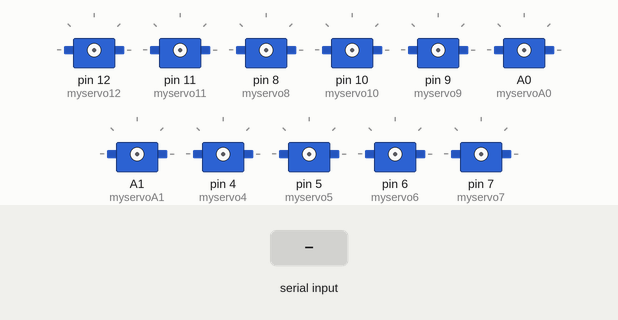
A sketch run on a simulated Arduino Uno, built with avr-gcc and run on an emulated ATmega328P. Parts: 11 × servo. Inputs (shaded band) come from the test bench.

Above: at 1.7 s.
1.8 s: "2" received over Serial
At 4.2 s:
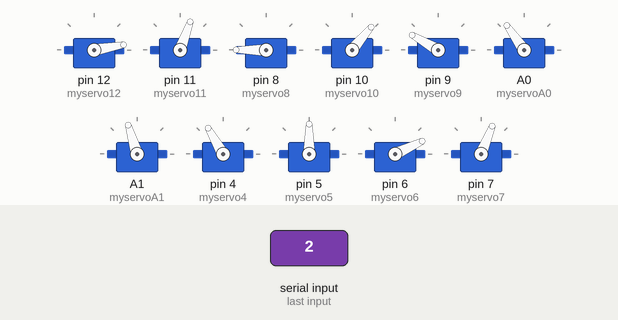
4.8 s: byte 69 ('E') received over Serial
At 5.7 s:
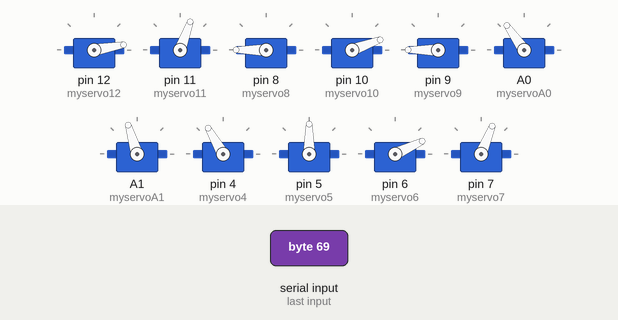
6.8 s: byte 65 ('A') received over Serial
At 8.0 s:
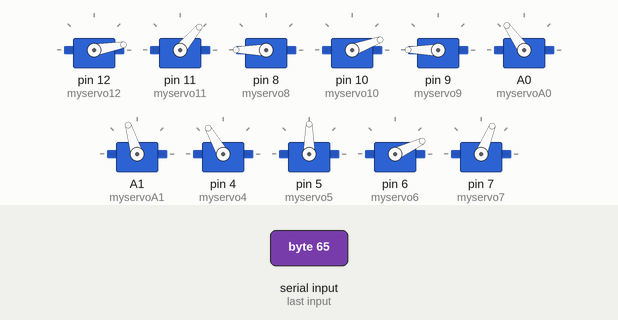
8.3 s: byte 66 ('B') received over Serial
At 9.2 s:
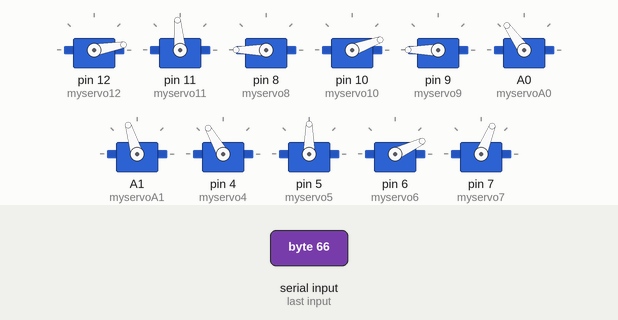
9.8 s: byte 67 ('C') received over Serial
At 10.7 s:
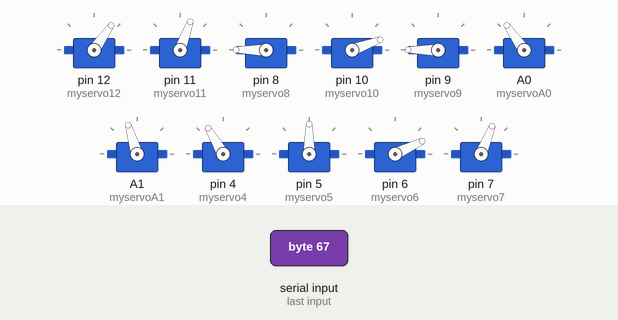
12.4 s: byte 68 ('D') received over Serial
At 13.5 s:
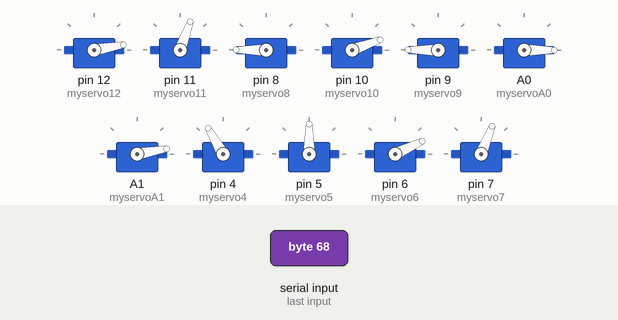
Timing chart, 0 to 14.9 s (numbered marks = the images above; inputs shaded):
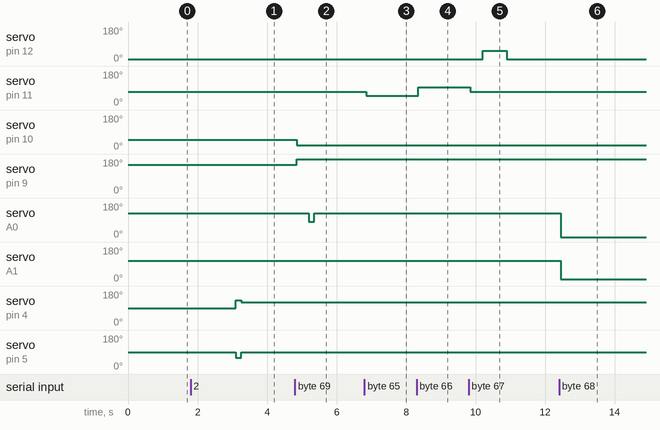

Measured:
- after the input at 1.8 s, servo on pin 4 (myservo4): 90° → 130° after 1.3 s, → 120° 0.15 s later; servo on pin 5 (myservo5): 90° → 60° after 1.3 s, → 90° 0.15 s later
- after the input at 4.8 s, servo on pin 10 (myservo10): 50° → 20° after 0.05 s; servo on pin 9 (myservo9): 150° → 180° after 0.05 s; servo on A0 (myservoA0): 125° → 80° after 0.40 s, → 125° 0.15 s later
- after the input at 6.8 s, servo on pin 11 (myservo11): 70° → 50° after 0.05 s
- after the input at 8.3 s, servo on pin 11 (myservo11): 50° → 95° after 0.05 s
- after the input at 9.8 s, servo on pin 12 (myservo12): 10° → 55° after 0.40 s, → 10° 0.70 s later; servo on pin 11 (myservo11): 95° → 70° after 0.05 s
- after the input at 12.4 s, servo on A0 (myservoA0): 125° → 0° after 0.05 s; servo on A1 (myservoA1): 107° → 10° after 0.05 s

The sketch:

Our_Arduino.ino
```cpp
/*
 * Control a servo motor, provide teleoperation via GUI from Visual Studio
 * Laura Boccanfuso, Lisa Chen, Colette Torres, 2015
 */

#include <Servo.h>

// create servo objects to control each servo

Servo myservo4;   // right eyebrow
Servo myservo5;   // left eyebrow
Servo myservo6;   // right eyeball left/right
Servo myservo7;   // left eyeball left/right
Servo myservo8;   // jaw
Servo myservo9;   // right lip
Servo myservo10;  // left lip
Servo myservo11;  // head left/right
Servo myservo12;  // head up/down
Servo myservoA0;  // left eyelid
Servo myservoA1;  // right eyelid


void setup()
{

  Serial.begin(9600); //begins serial communication
  delay(500);
}

//////////////////////  ATTACH/DETACH EVERYTHING HERE  ////////////////////////

void attacheyebrows()
{   myservo5.attach(5);
    myservo4.attach(4);  }

void detacheyebrows()
{   myservo5.detach();
    myservo4.detach();    }

void attachlips()
{   myservo10.attach(10); myservo9.attach(9);  }

void detachlips()
{   myservo10.detach(); myservo9.detach();     }

void attacheyelids()
{   myservoA0.attach(A0); myservoA1.attach(A1); }

void detacheyelids()
{   myservoA0.detach(); myservoA1.detach();    }

void attachmouth()
{   myservo8.attach(8);  }

void detachmouth()
{   myservo8.detach();   }

void attachpanhead()
{   myservo11.attach(11);  }

void detachpanhead()
{   myservo11.detach();  }

void attachtilthead()
{   myservo12.attach(12);  }

void detachtilthead()
{   myservo12.detach();  }


void attacheyeballs()
{   myservo4.attach(4); myservo5.attach(5); myservo6.attach(6); myservo7.attach(7);  }

void detacheyeballs()
{   myservo4.detach(); myservo5.detach(); myservo6.detach(); myservo7.detach();  }

///////////////////////////////////////////////////////////////////////////////
////////////////////////  LOW-LEVEL COMMANDS HERE  ////////////////////////////

void eyesblink()
{
  attacheyelids();
  myservoA0.write(0);
  myservoA1.write(10);
  delay(150);
  myservoA0.write(125); //open left eyelid
  myservoA1.write(107); // open right eyelid
  delay(250);
  detacheyelids();
}

void eyesclosed()
{
  attacheyelids();
  myservoA0.write(0);
  myservoA1.write(10);
  delay(200);
  detacheyelids();
}

void eyesopen()
{
  attacheyelids();
  myservoA0.write(125);
  myservoA1.write(107);
  delay(200);
  detacheyelids();
}

void wink()
{
  attacheyelids();
  myservoA0.write(80);
  delay(150);
  detacheyelids();
  attacheyelids();
  myservoA0.write(125);
  delay(150);
  detacheyelids();
}

void eyeshalfshut()
{
  attacheyelids();
  myservoA0.write(100);
  myservoA1.write(70);
  delay(150);
  detacheyelids();
}

void eyesopenwide()
{
  attacheyelids();
  myservoA0.write(140); //open right eyelid
  myservoA1.write(110); // open left eyelid
  delay(150);
  detacheyelids();
}

void eyesright()
{
  attacheyeballs();
  myservo6.write(88);  // 68/25 straight
  myservo7.write(45);
  delay(150);
  detacheyeballs();
}

void eyesleft()
{
  attacheyeballs();
  myservo6.write(48);
  myservo7.write(5);
  delay(150);
  detacheyeballs();
}

void eyessilly()
{
  attacheyeballs();
  myservo6.write(52); //right eye ball look right
  myservo7.write(50); //left eye ball look left
  delay(150);
  myservo4.write(80);//right eye ball look up
  myservo5.write(30); //left eye ball look down
  delay(150);
  detacheyeballs();
}

void eyessquirrely()
{
  attacheyeballs();

}

void eyescrossed()
{
  attacheyeballs();
  myservo7.write(95);  //
  myservo6.write(-30);  //
  delay(150);
  myservo4.write(170); //
  myservo5.write(25);  //
  delay(150);
  detacheyeballs();
}

void eyesstraightLR()
{
  attacheyeballs();
  myservo7.write(68);
  myservo6.write(25);
  delay(150);
  detacheyeballs();
}

void eyesup()
{
  attacheyeballs();
  myservo4.write(80);
  myservo5.write(90);
  delay(150);
  detacheyeballs();
}

void eyesdown()
{
  attacheyeballs();
  myservo4.write(160);
  myservo5.write(30);
  delay(150);
  detacheyeballs();
}

void eyesstraightUD()
{
  attacheyeballs();
  myservo4.write(130);
  myservo5.write(60);
  delay(150);
  detacheyeballs();
}

void eyebrowssad()
{
  attacheyebrows();
  myservo5.write(110);
  myservo4.write(105);
  delay(200);
  detacheyebrows();
}

void eyebrowsneutral()
{
  attacheyebrows();
  myservo5.write(90);
  myservo4.write(120);
  delay(300);
  detacheyebrows();
}

void lipsup()
{
  attachlips();
  myservo10.write(20);
  myservo9.write(310);
  delay(350);
  detachlips();
}

void lipsneutral()
{
  attachlips();
  myservo10.write(50);  //
  myservo9.write(150);  //
  delay(150);
  detachlips();
}

void lipsdown()
{
  attachlips();
  myservo10.write(120);  // left lip down
  myservo9.write(70);  // right lip down
  delay(300);
  detachlips();
}

void lipsslant1()
{
  attachlips();
  myservo10.write(120);//left lip down
  myservo9.write(200);//right lip slightly up
  delay(200);
  detachlips();
}
void lipsslant2()
{
  attachlips();
  myservo10.write(30);//left lip up
  myservo9.write(110);//right lip slightly down
  delay(200);
  detachlips();
}

void smallheaddown()
{
  attachtilthead();
  myservo12.write(55);
  delay(200);
  detachtilthead();
}

void smallheadleft()
{
  attachpanhead();
  myservo11.write(70);
  delay(140);
  detachpanhead();
}
void smallheadright()
{
  attachpanhead();
  myservo11.write(95);
  delay(140);
  detachpanhead();
}
void headright()
{
  attachpanhead();
  myservo11.write(95);
  delay(250);
  detachpanhead();
}

void headleft()
{
  attachpanhead();
  myservo11.write(50);
  delay(250);
  detachpanhead();
}

void headstraightLR()
{
  attachpanhead();
  myservo11.write(70);
  delay(350);
  detachpanhead();
}

void headup()
{
  attachtilthead();
  myservo12.write(10);
  delay(200);
  detachtilthead();
}

void headdown()
{
  attachtilthead();
  myservo12.write(40);
  delay(300);
  detachtilthead();
}

void headstraightUD()
{
  attachtilthead();
  myservo12.write(10);
  delay(300);
  detachtilthead();
}

void mouthclosed()
{
  attachmouth();
  myservo8.write(205);
  delay(100);
  detachmouth();
}

void mouthopenbig()
{
  attachmouth();
  myservo8.write(140);   // jaw opens big
  delay(50);
  detachmouth();
}

void mouthopenhuge()
{
  attachmouth();
  myservo8.write(120);   // jaw opens big
  delay(200);
  detachmouth();
}

void mouthopenmed()
{
  attachmouth();
  myservo8.write(145);
  delay(50);
  detachmouth();
}

void mouthopensmall()
{
  attachmouth();
  myservo8.write(150);
  delay(50);
  detachmouth();
}

void stopall()
{
  detachlips();
  detacheyeballs();
  detachpanhead();
  detachtilthead();
  detacheyelids();
  detachmouth();
}
/////////////////////////////////////////////////////////////////////////////////

void loop()
{
  char pos='2';

  if (Serial.available()){
    delay(50);
    while(Serial.available()>0){
      pos=Serial.read();

      // SMILE
      if(pos=='0') {
        eyebrowsneutral();
        lipsup();
      }
      else if(pos=='1') {
        // SAD
        lipsdown();
        eyebrowssad();
      }
      else if(pos=='2') {
        // NEUTRAL
        headstraightUD();
        headstraightLR();
        mouthclosed();
        lipsneutral();
        eyesopen();
        eyesstraightLR();
        eyesstraightUD();
        eyebrowsneutral();
        delay(300);
      }
      else if(pos=='3') {
        // BLINK
        eyesblink();
      }
      else if(pos=='4') {
        //JAW DROP BIG
        mouthopenbig();
      }
      else if(pos=='5') {
        mouthopenmed();
      }
      else if(pos=='6') {
        //JAW DROP SMALL
        mouthopensmall();
      }
      else if(pos=='7') {
        //JAW SHUT
        mouthclosed();
      }
       else if(pos=='8') {
        //SHAKE HEAD NO
        smallheadleft();
        smallheadright();
        smallheadleft();
        smallheadright();
        smallheadleft();
        smallheadright();
        headstraightLR();
      }
      else if(pos=='9') {
        // JAW DROP
        mouthopenhuge();
        delay(900);
        mouthclosed();
      }
       else if(pos=='10') {
        // STOP EVERYTHING
        delay(400);
        wink();
        delay(400);
      }

     else if(pos=='A') {
        headleft();
      }
      else if(pos=='B') {
        headright();
      }
     else if(pos=='C') {
        // NOD
        headstraightLR();
        smallheaddown();
        delay(500);
        headup();
     }
     else if(pos=='D') {
        eyesclosed();
     }

     else if(pos=='E') {
        //WINK
        lipsup();
        wink();
      }
     else if(pos=='F') {
        // HEAD CENTER
        headstraightLR();
     }
     else if(pos=='G') {
        eyesopen();
     }
    }
  }
}
```
